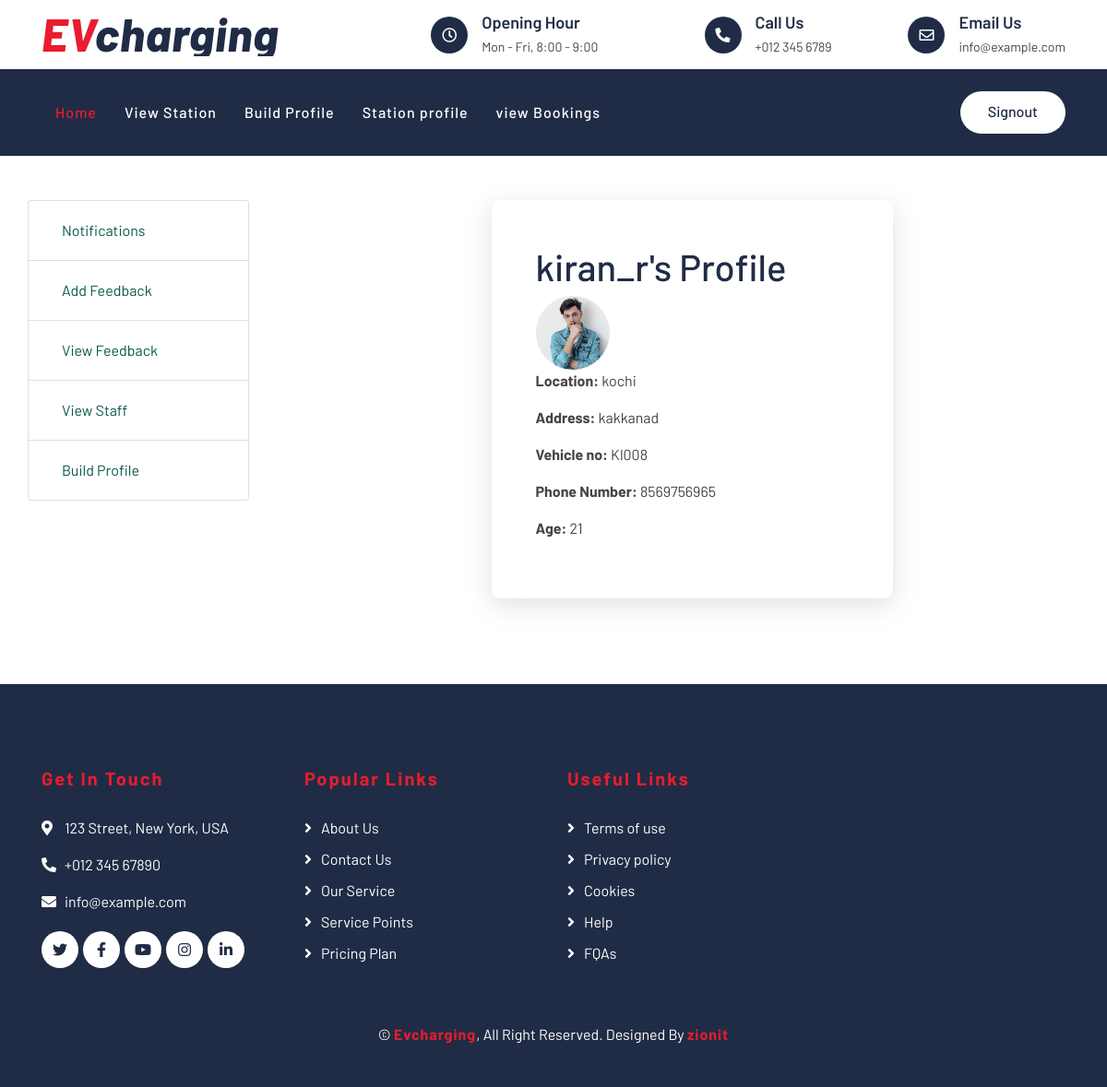
Page /view-profile/kiran_r/ (signed in) on the committed database.
### users_app/models.py (models this page shows, shortened)
class UserProfile(models.Model):
    user = models.OneToOneField(User, on_delete=models.CASCADE)
    location = models.CharField(max_length=255, blank=True, null=True)
    address = models.CharField(max_length=255, blank=True, null=True)
    phone_number = models.CharField(max_length=10)
    age = models.IntegerField()
    vehicle_no=models.CharField(max_length=200,null=True,blank=True)
    profile_photo = models.ImageField(upload_to='profile_photos/', blank=True, null=True)

### users_app/views.py (the view)
# urls.py: path('view-profile/<str:username>/', views.view_profile, name='view_profile'),
@login_required
def view_profile(request, username):
    user = get_object_or_404(User, username=username)
    profile = get_object_or_404(UserProfile, user=user)
    return render(request, 'users/view_profile.html', {'user': user, 'profile': profile})

### templates/users/view_profile.html (shortened to what this page needs)
 {%extends "users/viewpage.html"%}
{% block content %}
<div class="container-fluid">
  <div class="row">
    <div class="col-md-3">
      <div class="container mt-5">
        <ul class="list-group">
          <li class="list-group-item">
              <a class="nav-link" href="" style="color: #075B4C;">Notifications {% if notifications %}<span style="color: rgb(234, 125, 41); font-size: 20px;">{{ notifications|length }}</span> {%endif%}</a>
          </li>
          <li class="list-group-item">
            <a class="nav-link" href="" style="color: #075B4C;">Add Feedback</a>
          </li>
          <li class="list-group-item">
            <a class="nav-link" href="" style="color: #075B4C;">View Feedback</a>
          </li>
          <li class="list-group-item">
            <a class="nav-link" href="" style="color: #075B4C;">View Staff</a>
          </li>
          <li class="list-group-item">
            {% if request.user.userprofile %}
              <a class="nav-link" href="{% url 'view_profile' username=request.user.username %}" style="color: #075B4C;">Profile</a>
            {% else %}
              <a class="nav-link" href="{% url 'build_profile' %}" style="color: #075B4C;">Build Profile</a>
            {% endif %}
          </li>
        </ul>
      </div>
    </div>
      <div class="col-md-9">
          <div class="container col-md-6 mt-5 mb-5 p-5" style="box-shadow: rgba(100, 100, 111, 0.2) 0px 7px 29px 0px; border-radius: 10px;">
              <h1>{{ user.username }}'s Profile</h1>
              {% if profile.profile_photo %}
                  <img src="{{ profile.profile_photo.url }}" alt="{{ user.username }}'s Profile Photo" style="height: 80px; width: 80px; border-radius: 50px;">
              {% endif %}
              <p><strong>Location:</strong> {{ profile.location }}</p>
              <p><strong>Address:</strong> {{ profile.address }}</p>
              <p><strong>Vehicle no:</strong> {{ profile.vehicle_no }}</p>
              <p><strong>Phone Number:</strong> {{ profile.phone_number }}</p>
              <p><strong>Age:</strong> {{ profile.age }}</p>
          </div>
      </div>
  </div>
</div>
{% endblock %}

### static/css/style.css (style rules this page uses)
body { color: #444444; font-weight: 400; background: #ffffff; font-family: 'Barlow', sans-serif; }
h1, h2, h3, h4, h5, h6 { color: #202C45; }
a { color: #202C45; transition: .3s; }
.container-fluid { max-width: 1366px; }

### rows in the picture
UserProfile: profile_photo (picture), location "kochi", address "kakkanad", vehicle_no "Kl008", phone_number "8569756965", age "21"

### other values in the picture
{{ user.username }} "kiran_r"
